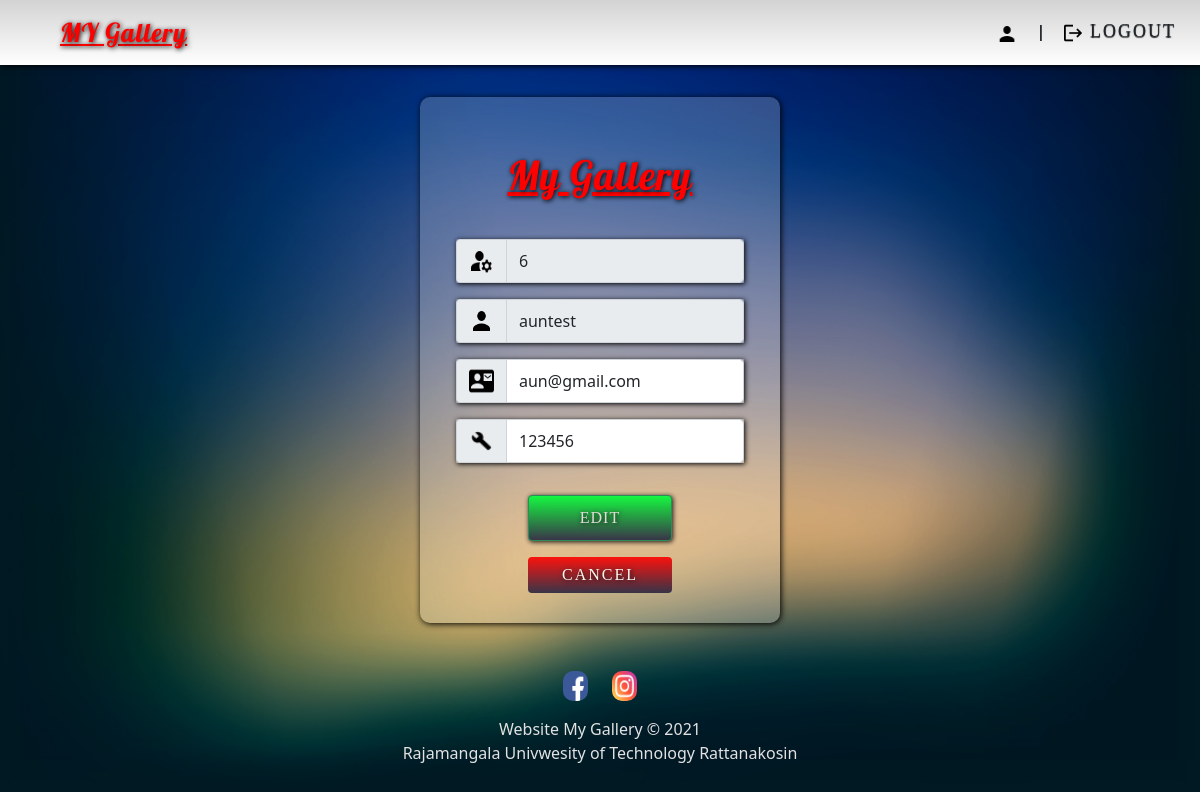
The page /edituser.php?userid=6 on the database as committed earlier.
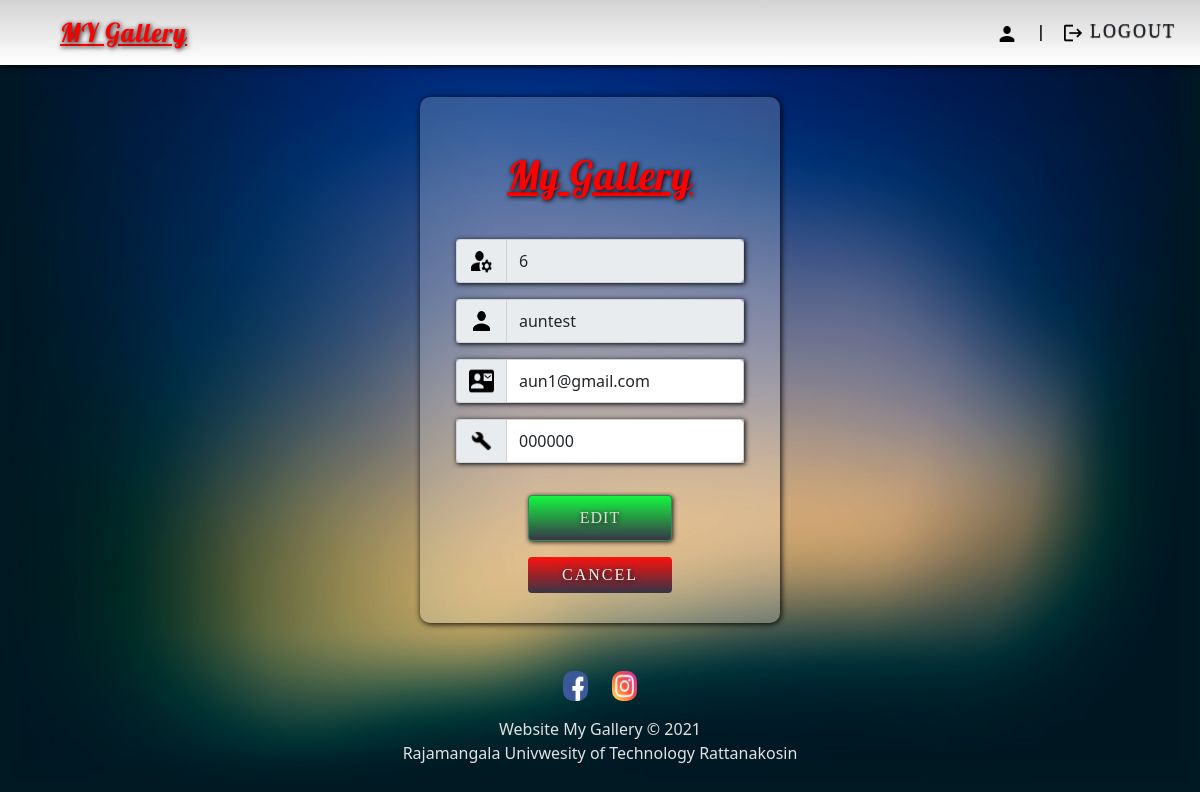
The same page on the database as committed later.
### tables this page shows
CREATE TABLE `user_tb` (
  `id` int(10) NOT NULL,
  `email` varchar(30) NOT NULL,
  `username` varchar(30) NOT NULL,
  `password` varchar(30) NOT NULL
);

### edituser.php (the view, shortened to what this page needs)
<?php
    require_once 'php/connect.php';
?>
<!DOCTYPE html>
<html lang="en">
<head>
    <link rel="stylesheet" href="bootstrap-5.0.0-beta2-dist/css/bootstrap.min.css">
    <link rel="stylesheet" href="bootstrap-5.0.0-beta2-dist/css/bootstrap.css">
    <link rel="stylesheet" href="style.css">
    <link rel="stylesheet" href="model.css">
    <link rel="stylesheet" type="text/css" href="loading.css" />
</head>
<body>
    <header class="sticky-top">
        <nav class="navbar navbar-light">
            <div class="container-fluid">
                <a class="navbarbrand ms-5">MY Gallery</a>
                <div class="navbar-nav d-inline">
                    <p class="text-user"><img width="22" height="24" src="./image/iconper.png" alt=""> <?php if(isset($_SESSION['admin'])){echo $_SESSION['admin'];} ?></p>
                    <span style="font-weight: 900;">|</span>
                    <a class="btn" href="logout.php?a_logout"><img width="22" height="22" src="./image/iconlogout.png" alt=""> logout</a>
                </div>
            </div>
          </nav>
    </header>
    <?php
    $updateUser = $_REQUEST['userid'];
    $sql_sel = $conn->prepare("SELECT * FROM user_tb WHERE id = :id");
    $sql_sel->bindParam(":id", $updateUser);
    $sql_sel->execute();
    $rowUser = $sql_sel->fetch(PDO::FETCH_ASSOC);
    ?>
     <section style="margin: 0px auto;">
        <div class="container" id="form-login">
            <div class="container-fluid">
                <form action="php/edituser_db.php" method="POST" class="form-control">
                    <h1 class="text-login">My Gallery</h1>
                    <div class="input-group">
                        <span class="input-group-text"><img width="25" height="30" src="./image/iconID.png" alt=""></span>
                        <input type="text" name="iduser" class="form-control disabled" readonly value="<?php echo $rowUser['id'];?>">
                    </div>
                    <div class="input-group">
                        <span class="input-group-text"><img width="25" height="30" src="./image/iconper.png" alt=""></span>
                        <input type="text" name="username" class="form-control" readonly value="<?php echo $rowUser['username'];?>">
                    </div>
                    <div class="input-group">
                        <span class="input-group-text"><img width="25" height="30" src="./image/iconemail.png" alt=""></span>
                        <input type="text" name="email" class="form-control" value="<?php echo $rowUser['email'];?>">
                    </div>
                    <div class="input-group">
                        <span class="input-group-text"><img style="padding: 5px 2px;" width="25" height="30" src="./image/iconpass.png" alt=""></span>
                        <input type="text" name="password" class="form-control" value="<?php echo $rowUser['password'];?>">
                    </div>
                    <div class="d-grid gap-2 col-6">
                        <button type="submit" id="btn-upload" name="btn_editUser" class="btn btn-success">EDIT</button>
                        <a href="admin.php" id="btn-cancel" class="btn btn-danger">CANCEL</a>
                    </div>
                </form>
            </div>
        </div>
    </section>
    <div class="footer-basic">
        <footer>
            <div class="social">
                <a href="https://www.facebook.com/nakharin.moksuwan" target="_blank"><img width="25px" height="30px" src="./image/fb.png" alt=""></a>
                <a href="https://www.instagram.com/nkr.msw/" target="_blank"><img width="25px" height="30px" src="./image/ig.png" alt=""></a>
            </div>
            <p>Website My Gallery © 2021</p>
            <p>Rajamangala Univwesity of Technology Rattanakosin</p>
        </footer>
    </div>
</body>
</html>

Rows that differ between the two databases and show on the page:
changed user_tb "auntest": email "aun@gmail.com" → "aun1@gmail.com"; password "123456" → "000000"
